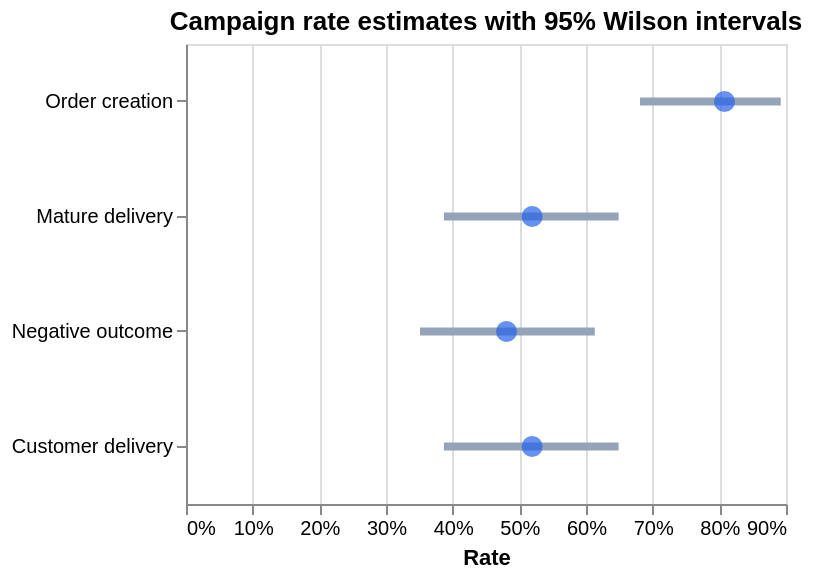

Notebook source saved alongside this figure:
### Markdown cell above
## 10. Add uncertainty to rate KPIs

A point estimate is not the whole result. The Wilson 95% interval shows a range of
values compatible with the observed binary outcomes under the sampling model.

A wide interval means the sample cannot distinguish nearby alternatives reliably.
It does not mean the calculation is wrong; it means the evidence is limited.
These intervals also do not correct the Meta-to-WhatsApp reconciliation problem.

### Code cell
interval_rows = pd.DataFrame(
    [
        {
            "Rate": "Order creation",
            "Point": selected_campaign["order_creation_rate"],
            "Low": selected_campaign["order_creation_rate_ci_low"],
            "High": selected_campaign["order_creation_rate_ci_high"],
        },
        {
            "Rate": "Mature delivery",
            "Point": selected_campaign["delivered_rate"],
            "Low": selected_campaign["delivered_rate_ci_low"],
            "High": selected_campaign["delivered_rate_ci_high"],
        },
        {
            "Rate": "Negative outcome",
            "Point": selected_campaign["negative_outcome_rate"],
            "Low": selected_campaign["negative_outcome_rate_ci_low"],
            "High": selected_campaign["negative_outcome_rate_ci_high"],
        },
        {
            "Rate": "Customer delivery",
            "Point": selected_campaign["customer_delivered_rate"],
            "Low": selected_campaign["customer_delivered_rate_ci_low"],
            "High": selected_campaign["customer_delivered_rate_ci_high"],
        },
    ]
)
interval_rows["95% interval"] = interval_rows.apply(
    lambda row: f"{row['Low']:.1%} to {row['High']:.1%}", axis=1
)
display(interval_rows[["Rate", "Point", "95% interval"]])

interval_rules = (
    alt.Chart(interval_rows)
    .mark_rule(strokeWidth=4, color="#94A3B8")
    .encode(
        x=alt.X("Low:Q", title="Rate", axis=alt.Axis(format="%")),
        x2="High:Q",
        y=alt.Y("Rate:N", title=None, sort=None),
        tooltip=[
            "Rate:N",
            alt.Tooltip("Low:Q", format=".1%"),
            alt.Tooltip("High:Q", format=".1%"),
        ],
    )
)
interval_points = (
    alt.Chart(interval_rows)
    .mark_point(filled=True, size=110, color="#2563EB")
    .encode(
        x=alt.X("Point:Q", axis=alt.Axis(format="%")),
        y=alt.Y("Rate:N", sort=None),
        tooltip=["Rate:N", alt.Tooltip("Point:Q", format=".1%")],
    )
)
(interval_rules + interval_points).properties(
    height=230, title="Campaign rate estimates with 95% Wilson intervals"
)

### Figure 1 — Vega-Lite specification as saved in the notebook (floating-point values rounded to 4 significant figures)
{"config": {"view": {"continuousWidth": 300, "continuousHeight": 300}}, "layer": [{"mark": {"type": "rule", "color": "#94A3B8", "strokeWidth": 4}, "encoding": {"tooltip": [{"field": "Rate", "type": "nominal"}, {"field": "Low", "format": ".1%", "type": "quantitative"}, {"field": "High", "format": ".1%", "type": "quantitative"}], "x": {"axis": {"format": "%"}, "field": "Low", "title": "Rate", "type": "quantitative"}, "x2": {"field": "High"}, "y": {"field": "Rate", "sort": null, "title": null, "type": "nominal"}}}, {"mark": {"type": "point", "color": "#2563EB", "filled": true, "size": 110}, "encoding": {"tooltip": [{"field": "Rate", "type": "nominal"}, {"field": "Point", "format": ".1%", "type": "quantitative"}], "x": {"axis": {"format": "%"}, "field": "Point", "type": "quantitative"}, "y": {"field": "Rate", "sort": null, "type": "nominal"}}}], "data": {"name": "data-34e9b2d6a9dc58fd9502ef078ed4f216"}, "height": 230, "title": "Campaign rate estimates with 95% Wilson intervals", "$schema": "https://vega.github.io/schema/vega-lite/v5.20.1.json", "datasets": {"data-34e9b2d6a9dc58fd9502ef078ed4f216": [{"Rate": "Order creation", "Point": 0.8077, "Low": 0.681, "High": 0.892, "95% interval": "68.1% to 89.2%"}, {"Rate": "Mature delivery", "Point": 0.5192, "Low": 0.3869, "High": 0.649, "95% interval": "38.7% to 64.9%"}, {"Rate": "Negative outcome", "Point": 0.4808, "Low": 0.351, "High": 0.6131, "95% interval": "35.1% to 61.3%"}, {"Rate": "Customer delivery", "Point": 0.5192, "Low": 0.3869, "High": 0.649, "95% interval": "38.7% to 64.9%"}]}}
